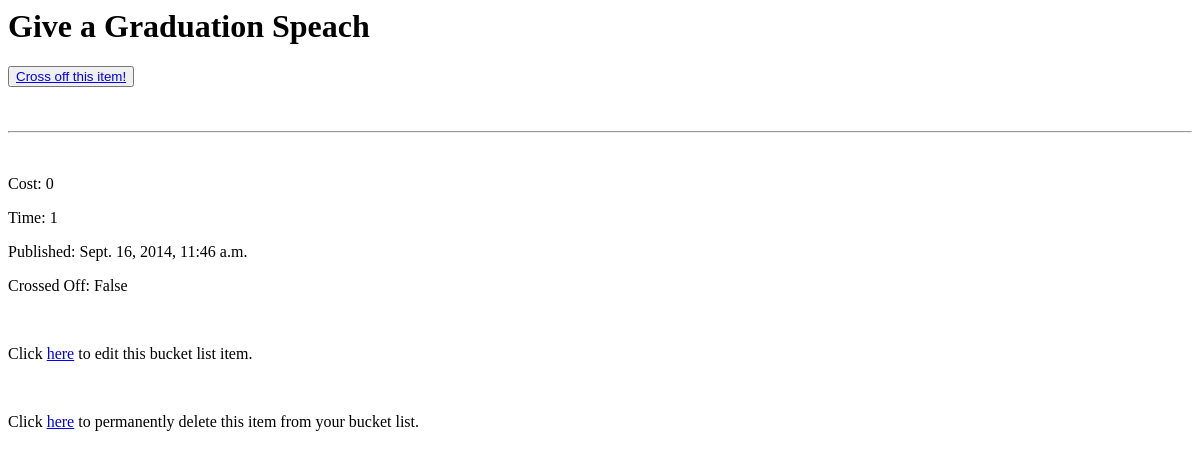
The page /bucketlist/mylist/view/121/ (signed in) on the database as committed earlier.
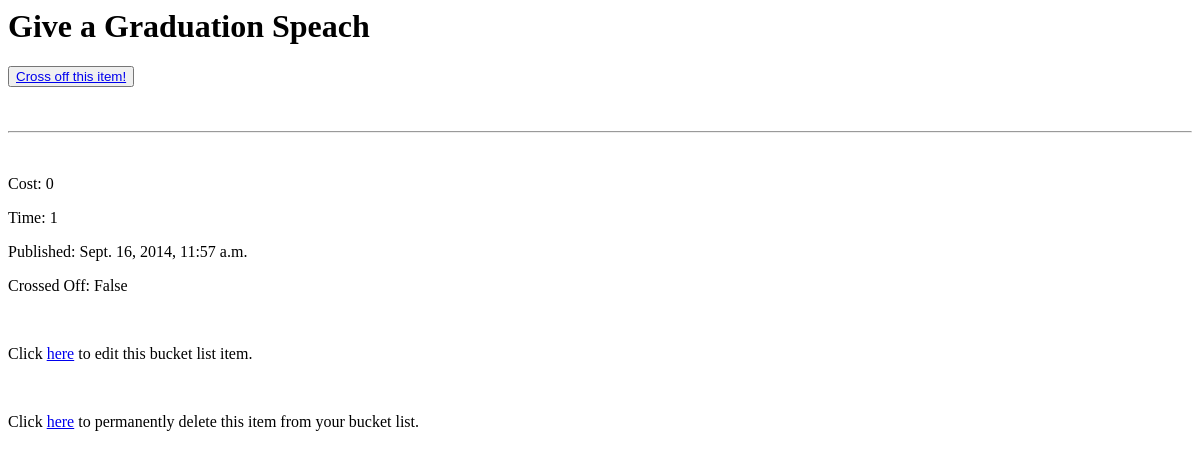
The same page on the database as committed later.
### BucketList/models.py (models this page shows, shortened)
class BucketListItem(models.Model):
    text = models.CharField(max_length = 200)
    pub_by = models.ForeignKey(User,editable = False)
    pub_date = models.DateTimeField(editable=False)
    goal_type = models.CharField(choices = CHOICES, max_length = 200)
    cost = models.CharField(max_length = 20)
    time = models.CharField(max_length = 20)
    hours = models.CharField(max_length = 20)
    crossed_off = models.BooleanField(editable = False)
    def __unicode__(self):
        return self.text
    def recently_added(self):
        return self.pub_date >= timezone.now() - datetime.timedelta(days = 1)
    recently_added.boolean = True

### BucketList/views.py (the view)
# urls.py: url(r'^mylist/view/(?P<id>\w+)/', views.view_my_list_item, name = 'view my list item'),
@login_required
def view_my_list_item(request, id):
    logged_in = request.user.id
    item = BucketListItem.objects.filter(pk = id)
    context = {'logged_in': logged_in,
                      'item': item[0],
                    }
    return render(request, 'BucketList/view_my_list_item.html', context)

### BucketList/templates/BucketList/view_my_list_item.html (shortened to what this page needs)
{% if logged_in %}
    {% if item.crossed_off == True %}
        <h1 style="text-decoration: line-through;">{{item}}</h1>
        <h4>Congratulations on crossing off this list item!</h4>
        <button><a href="/bucketlist/mylist/uncross/{{item.id}}/">Uncross this item</a></button>
    {% else %}
        <h1>{{item}}</h1>
        <button><a href= "/bucketlist/mylist/crossoff/{{item.id}}/">Cross off this item!</a></button>
    {% endif %}
    <hr>
    <p>Cost:  {{item.cost}}</p>
    <p>Time: {{item.time}}</p>
    <p>Published: {{item.pub_date}}</p>
    <p>Crossed Off: {{item.crossed_off}}</p>
    <p>Click <a href="/bucketlist/mylist/edit/{{item.id}}/">here</a> to edit this bucket list item.</p>
    <p>Click <a href="/bucketlist/mylist/deleteitem/{{item.id}}/">here</a> to permanently delete this item from your bucket list.</p>
{% else %}
    <p>It looks like you are not logged in!  Better get on that.</p>
{% endif %}

Rows that differ between the two databases and show on the page:
changed BucketListItem "Give a Graduation Speach": pub_date "Sept. 16, 2014, 11:46 a.m." → "Sept. 16, 2014, 11:57 a.m."
